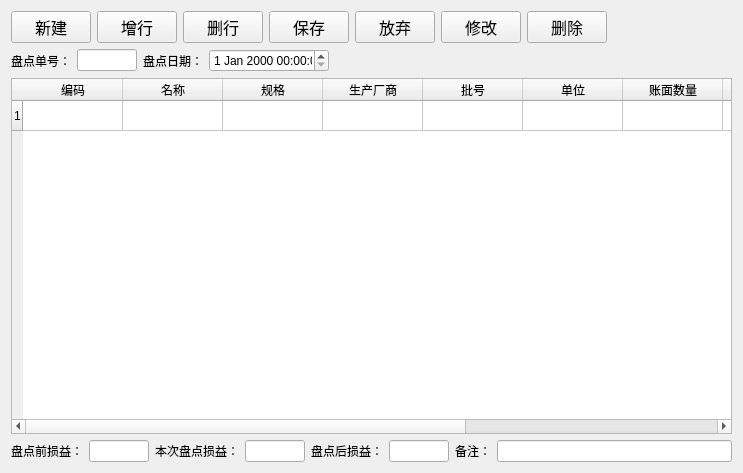
<?xml version="1.0" encoding="UTF-8"?>
<ui version="4.0">
 <class>DrugCheck</class>
 <widget class="QWidget" name="DrugCheck">
  <property name="geometry">
   <rect>
    <x>0</x>
    <y>0</y>
    <width>743</width>
    <height>473</height>
   </rect>
  </property>
  <property name="windowTitle">
   <string>药品盘点</string>
  </property>
  <layout class="QVBoxLayout" name="verticalLayout">
   <item>
    <layout class="QHBoxLayout" name="horizontalLayout_2">
     <item>
      <widget class="QPushButton" name="addButton">
       <property name="sizePolicy">
        <sizepolicy hsizetype="Fixed" vsizetype="Fixed">
         <horstretch>0</horstretch>
         <verstretch>0</verstretch>
        </sizepolicy>
       </property>
       <property name="font">
        <font>
         <family>Agency FB</family>
         <pointsize>12</pointsize>
        </font>
       </property>
       <property name="text">
        <string>新建</string>
       </property>
      </widget>
     </item>
     <item>
      <widget class="QPushButton" name="addRowButton">
       <property name="sizePolicy">
        <sizepolicy hsizetype="Fixed" vsizetype="Fixed">
         <horstretch>0</horstretch>
         <verstretch>0</verstretch>
        </sizepolicy>
       </property>
       <property name="font">
        <font>
         <family>Agency FB</family>
         <pointsize>12</pointsize>
        </font>
       </property>
       <property name="text">
        <string>增行</string>
       </property>
      </widget>
     </item>
     <item>
      <widget class="QPushButton" name="deleteRowButton">
       <property name="sizePolicy">
        <sizepolicy hsizetype="Fixed" vsizetype="Fixed">
         <horstretch>0</horstretch>
         <verstretch>0</verstretch>
        </sizepolicy>
       </property>
       <property name="font">
        <font>
         <family>Agency FB</family>
         <pointsize>12</pointsize>
        </font>
       </property>
       <property name="text">
        <string>删行</string>
       </property>
      </widget>
     </item>
     <item>
      <widget class="QPushButton" name="saveButton">
       <property name="sizePolicy">
        <sizepolicy hsizetype="Fixed" vsizetype="Fixed">
         <horstretch>0</horstretch>
         <verstretch>0</verstretch>
        </sizepolicy>
       </property>
       <property name="font">
        <font>
         <family>Agency FB</family>
         <pointsize>12</pointsize>
        </font>
       </property>
       <property name="text">
        <string>保存</string>
       </property>
      </widget>
     </item>
     <item>
      <widget class="QPushButton" name="discardButton">
       <property name="sizePolicy">
        <sizepolicy hsizetype="Fixed" vsizetype="Fixed">
         <horstretch>0</horstretch>
         <verstretch>0</verstretch>
        </sizepolicy>
       </property>
       <property name="font">
        <font>
         <family>Agency FB</family>
         <pointsize>12</pointsize>
        </font>
       </property>
       <property name="text">
        <string>放弃</string>
       </property>
      </widget>
     </item>
     <item>
      <widget class="QPushButton" name="editButton">
       <property name="sizePolicy">
        <sizepolicy hsizetype="Fixed" vsizetype="Fixed">
         <horstretch>0</horstretch>
         <verstretch>0</verstretch>
        </sizepolicy>
       </property>
       <property name="font">
        <font>
         <family>Agency FB</family>
         <pointsize>12</pointsize>
        </font>
       </property>
       <property name="text">
        <string>修改</string>
       </property>
      </widget>
     </item>
     <item>
      <widget class="QPushButton" name="deleteButton">
       <property name="sizePolicy">
        <sizepolicy hsizetype="Fixed" vsizetype="Fixed">
         <horstretch>0</horstretch>
         <verstretch>0</verstretch>
        </sizepolicy>
       </property>
       <property name="font">
        <font>
         <family>Agency FB</family>
         <pointsize>12</pointsize>
        </font>
       </property>
       <property name="text">
        <string>删除</string>
       </property>
      </widget>
     </item>
     <item>
      <spacer name="horizontalSpacer">
       <property name="orientation">
        <enum>Qt::Horizontal</enum>
       </property>
       <property name="sizeHint" stdset="0">
        <size>
         <width>40</width>
         <height>20</height>
        </size>
       </property>
      </spacer>
     </item>
    </layout>
   </item>
   <item>
    <layout class="QHBoxLayout" name="horizontalLayout">
     <item>
      <widget class="QLabel" name="label">
       <property name="text">
        <string>盘点单号：</string>
       </property>
      </widget>
     </item>
     <item>
      <widget class="QLineEdit" name="lineEdit_CheckNo">
       <property name="maximumSize">
        <size>
         <width>60</width>
         <height>16777215</height>
        </size>
       </property>
      </widget>
     </item>
     <item>
      <widget class="QLabel" name="label_5">
       <property name="text">
        <string>盘点日期：</string>
       </property>
      </widget>
     </item>
     <item>
      <widget class="QDateTimeEdit" name="dateTimeEdit">
       <property name="maximumSize">
        <size>
         <width>120</width>
         <height>16777215</height>
        </size>
       </property>
      </widget>
     </item>
     <item>
      <spacer name="horizontalSpacer_2">
       <property name="orientation">
        <enum>Qt::Horizontal</enum>
       </property>
       <property name="sizeHint" stdset="0">
        <size>
         <width>40</width>
         <height>20</height>
        </size>
       </property>
      </spacer>
     </item>
    </layout>
   </item>
   <item>
    <widget class="QTableWidget" name="tableWidget">
     <property name="sortingEnabled">
      <bool>true</bool>
     </property>
     <attribute name="verticalHeaderShowSortIndicator" stdset="0">
      <bool>false</bool>
     </attribute>
     <attribute name="verticalHeaderStretchLastSection">
      <bool>false</bool>
     </attribute>
     <row>
      <property name="text">
       <string>1</string>
      </property>
     </row>
     <column>
      <property name="text">
       <string>编码</string>
      </property>
      <property name="font">
       <font>
        <pointsize>9</pointsize>
       </font>
      </property>
     </column>
     <column>
      <property name="text">
       <string>名称</string>
      </property>
     </column>
     <column>
      <property name="text">
       <string>规格</string>
      </property>
     </column>
     <column>
      <property name="text">
       <string>生产厂商</string>
      </property>
     </column>
     <column>
      <property name="text">
       <string>批号</string>
      </property>
     </column>
     <column>
      <property name="text">
       <string>单位</string>
      </property>
     </column>
     <column>
      <property name="text">
       <string>账面数量</string>
      </property>
     </column>
     <column>
      <property name="text">
       <string>盘点数量</string>
      </property>
     </column>
     <column>
      <property name="text">
       <string>盈亏数量</string>
      </property>
     </column>
     <column>
      <property name="text">
       <string>零售单价</string>
      </property>
     </column>
     <column>
      <property name="text">
       <string>损益金额</string>
      </property>
     </column>
    </widget>
   </item>
   <item>
    <layout class="QHBoxLayout" name="horizontalLayout_3">
     <item>
      <widget class="QLabel" name="label_14">
       <property name="text">
        <string>盘点前损益：</string>
       </property>
      </widget>
     </item>
     <item>
      <widget class="QLineEdit" name="lineEdit_PreProfit">
       <property name="sizePolicy">
        <sizepolicy hsizetype="Fixed" vsizetype="Fixed">
         <horstretch>0</horstretch>
         <verstretch>0</verstretch>
        </sizepolicy>
       </property>
       <property name="maximumSize">
        <size>
         <width>60</width>
         <height>16777215</height>
        </size>
       </property>
      </widget>
     </item>
     <item>
      <widget class="QLabel" name="label_15">
       <property name="text">
        <string>本次盘点损益：</string>
       </property>
      </widget>
     </item>
     <item>
      <widget class="QLineEdit" name="lineEdit_CurProfit">
       <property name="sizePolicy">
        <sizepolicy hsizetype="Fixed" vsizetype="Fixed">
         <horstretch>0</horstretch>
         <verstretch>0</verstretch>
        </sizepolicy>
       </property>
       <property name="maximumSize">
        <size>
         <width>60</width>
         <height>16777215</height>
        </size>
       </property>
       <property name="text">
        <string/>
       </property>
      </widget>
     </item>
     <item>
      <widget class="QLabel" name="label_17">
       <property name="text">
        <string>盘点后损益：</string>
       </property>
      </widget>
     </item>
     <item>
      <widget class="QLineEdit" name="lineEdit_AftProfit">
       <property name="maximumSize">
        <size>
         <width>60</width>
         <height>16777215</height>
        </size>
       </property>
      </widget>
     </item>
     <item>
      <widget class="QLabel" name="label_16">
       <property name="text">
        <string>备注：</string>
       </property>
      </widget>
     </item>
     <item>
      <widget class="QLineEdit" name="lineEdit_Remark"/>
     </item>
    </layout>
   </item>
  </layout>
 </widget>
 <layoutdefault spacing="6" margin="11"/>
 <resources/>
 <connections/>
</ui>
